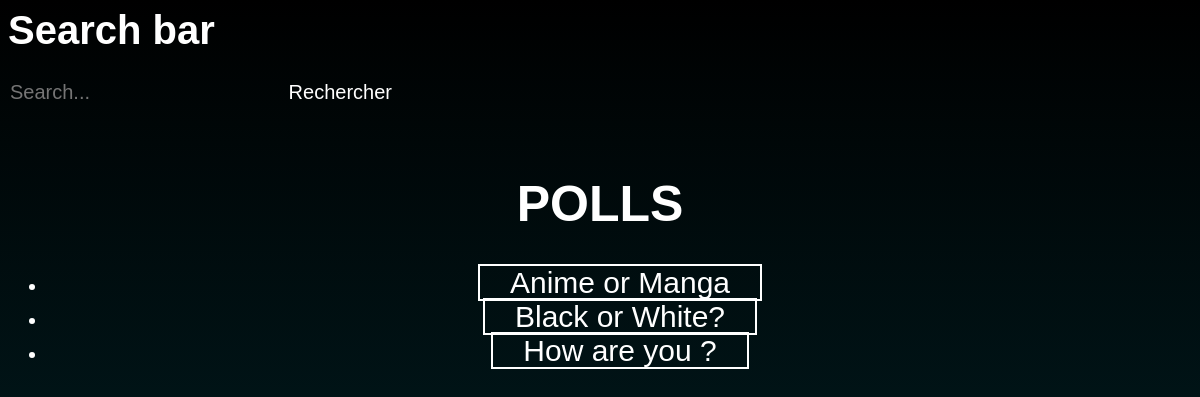
/polls/, run on an earlier commit of the app's database.
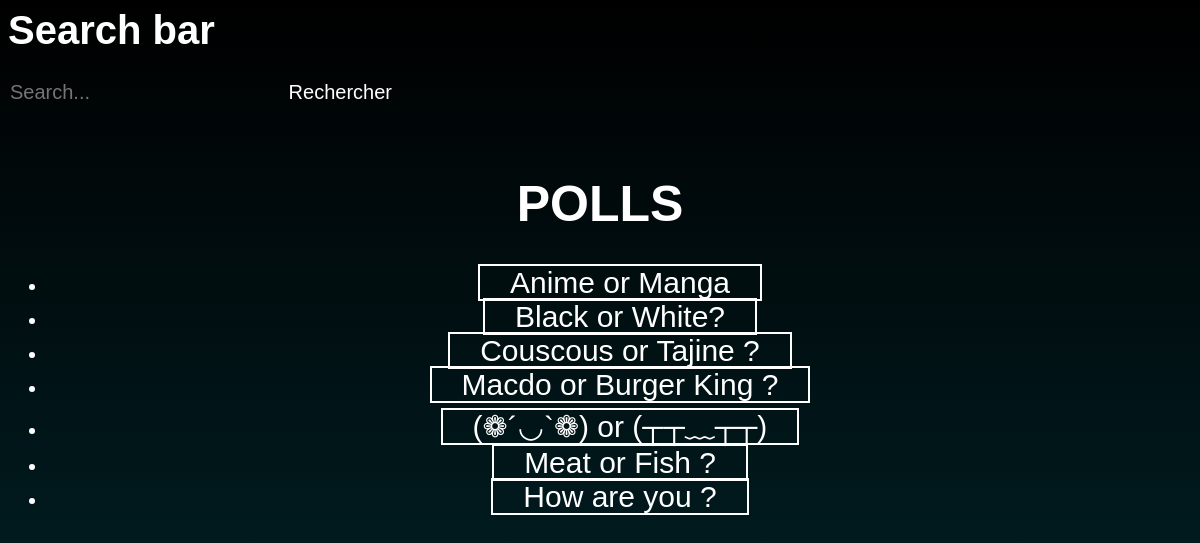
And on a later commit of the database.
### polls/models.py (models this page shows, shortened)
class Question(models.Model):
    question_text = models.CharField(max_length=200)
    pub_date = models.DateField()

### polls/views.py (the view)
# urls.py: path("", views.index, name="index"),
def index(request):
    latest_question_list = Question.objects.order_by("-pub_date")[:]
    context = {"latest_question_list": latest_question_list}
    return render(request, "polls/index.html", context)

### polls/templates/polls/index.html (shortened to what this page needs)
{% load static %}
<link rel="stylesheet" href="{% static 'polls/style.css' %}">
<!DOCTYPE html>
<html lang="en">
<head>
</head>
<body>
<header>
    <h1 class="search">Search bar</h1>
    <form action="{% url 'polls:index'%}" method="GET">
        <input type="text" placeholder="Search..." name="q">
        <input type="submit" value="Rechercher">
    </form>
</header>
    <H1 class="polls">POLLS</H1>
    <div class="caca">
        {% if latest_question_list %}
        <ul>
        {% for question in latest_question_list %}
            <li><a href="{% url 'polls:detail' question.id %}">{{ question.question_text }}</a></li>
        {% endfor %}
        </ul>
    </div>
{% else %}
    <p>No polls are available.</p>
{% endif %}
</body>
</html>

### polls/static/polls/style.css (style rules this page uses)
body { background: rgb(1,39,45); background: linear-gradient(0deg, rgba(1,39,45,1) 0%, rgba(0,0,0,1) 100%); color: white; font-family: Arial, Helvetica, sans-serif; font-size: 20; }
input { color: white; }
.polls { font-size: 50; text-align: center; margin-top: 70px; }
li a { color: white; text-decoration: none; border: solid 2px white; padding-left: 30px; padding-right: 30px; margin: 10px; }
a { font-size: 30; color: white; text-decoration: none; }
h1 { color: white; }
.caca { text-align: center; align-items: center; }
input { border: none; background: transparent; font-family: Arial, Helvetica, sans-serif; font-size: 20px; }

What changed in the data, as far as the page shows it:
added Question: question_text "Couscous or Tajine ?"
added Question: question_text "Macdo or Burger King ?"
added Question: question_text "(❁´◡`❁) or (┬┬﹏┬┬)"
added Question: question_text "Meat or Fish ?"
